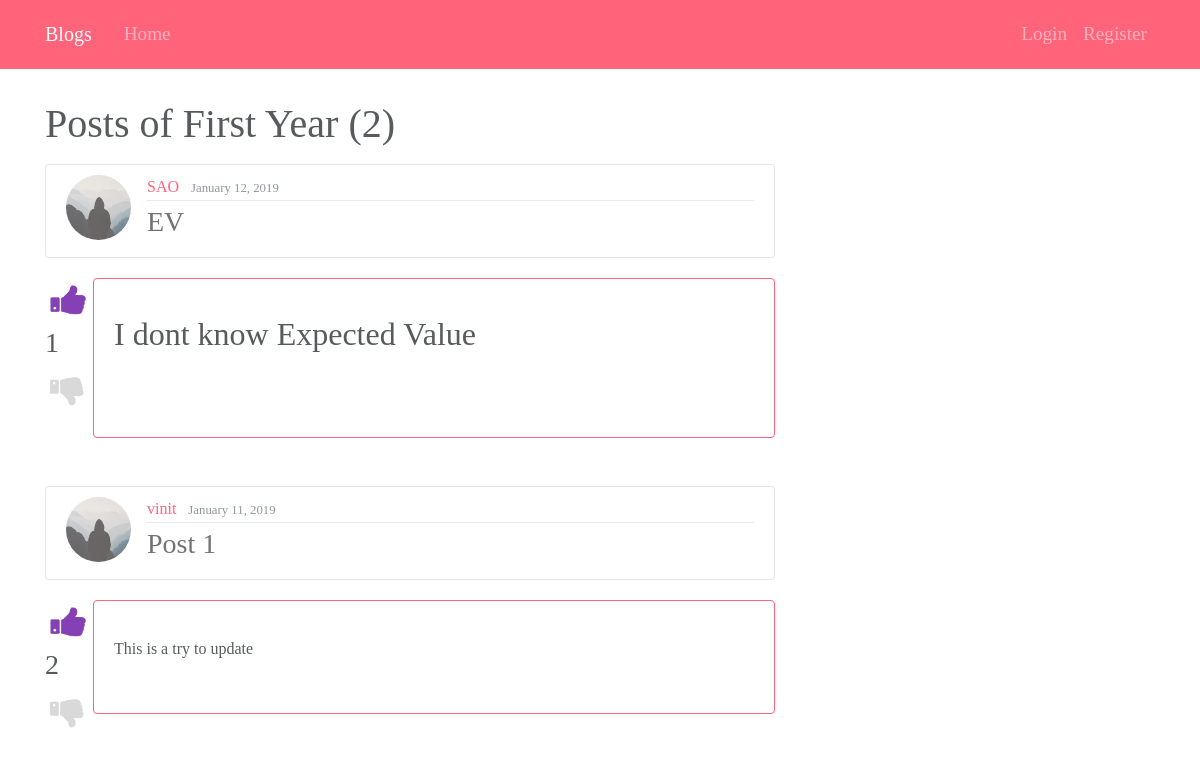
The page /blog/All/First on the database its author committed.
### blog/models.py (models this page shows, shortened)
class Post(models.Model):
    title = models.CharField(max_length=100)
    content = RichTextUploadingField(external_plugin_resources=[(
                                          'youtube',
                                          '/static/blog/ckeditor_plugins/youtube/youtube/',
                                          'plugin.js',
                                          )])
    date_posted = models.DateTimeField(default=timezone.now)
    author = models.ForeignKey(User, on_delete=models.CASCADE)
    BRANCH_CHOICES =(('Computer','Computer Engineering'),
                    ('Electrical','Electrical Engineering'),
                    ('Civil','Civil Engineering'),
                    ('I.T','I.T Engineering'),
                    ('Mechanical','Mechanical Engineering'),
                    ('All','All'),
                        )
    YEAR_CHOICES =(('First','First Year') ,
                    ('Second','Second Year'),
                    ('Third','Third Year'),
                    ('Fourth','Fourth Year'),
                        )
    year_of_admission = MultiSelectField(max_length=25,choices=YEAR_CHOICES,default='First')
    branch = MultiSelectField(
        max_length=25,
        choices=BRANCH_CHOICES,
        default='All',
    )
    votes = models.IntegerField(default=0)
    likes = models.ManyToManyField(User, related_name='likes')
    dislikes = models.ManyToManyField(User, related_name='dislikes')
    @property
    def total_likes(self):
        return (self.likes.count()-self.dislikes.count())

### users/models.py (models this page shows, shortened)
class Profile(models.Model):
    user = models.OneToOneField(User, on_delete=models.CASCADE)
    TYPE_CHOICES = (('Student', 'Student' ),
                    ('Faculty', 'Faculty' ),
                    ('Community', 'Community' ),
                    )
    type = models.CharField(
        max_length=9,
        choices=TYPE_CHOICES,
        default= 'Student'
    )
    image = models.ImageField(default='default.jpg', upload_to='profile_pics')

### blog/views.py (the view)
# urls.py: path('blog/<str:branch>/<str:year_of_admission>', YearPostListView.as_view(), name='year-posts'),
class YearPostListView(ListView):
    model = Post
    template_name = 'blog/year_posts.html'  # <app>/<model>_<viewtype>.html
    context_object_name = 'posts'
    paginate_by = 5
    def get_queryset(self):
        YEAR_CHOICES =['First','Second','Third','Fourth']
        valid_url = False
        for i in YEAR_CHOICES:
            if (i==self.kwargs.get('year_of_admission')):
                valid_url=True
        if (valid_url==False):
            raise Http404
        posts = Post.objects.none()
        posts_all = Post.objects.all()
        for post in posts_all:
            for i in range(len(post.year_of_admission)):
                if (post.year_of_admission[i] == self.kwargs.get('year_of_admission')):
                    current_post = Post.objects.filter(pk=post.pk) # to convert post object into queryset
                    posts|=current_post
        posts_branch = Post.objects.none()
        if (self.kwargs.get('branch')=="All"):
            posts_branch=posts
        else:
            for post in posts:
                for i in range(len(post.branch)):
                    if (post.branch[i] == self.kwargs.get('branch') or post.branch[i]=="All"):
                        current_post = Post.objects.filter(pk=post.pk) # to convert post object into queryset
                        posts_branch|=current_post
        return posts_branch.order_by('-date_posted')

### blog/templates/blog/year_posts.html (shortened to what this page needs)
{% extends "blog/base.html" %}
{% load static %}
{% block content %}
    <h1 class="mb-3">Posts of {{ view.kwargs.year_of_admission }} Year ({{ page_obj.paginator.count }})</h1>
		{% for post in posts %}
        <article class="media content-section">
          <img class="rounded-circle article-img" src="{{ post.author.profile.image.url }}">
          <div class="media-body">
            <div class="article-metadata">
              <a class="mr-2" href="{% url 'user_profile' post.author %}">{{ post.author }}</a>
              <small class="text-muted">{{ post.date_posted|date:"F d, Y" }}</small>
            </div>
            <h3><a class="article-title" href="{% url 'post-detail' post.id %}">{{ post.title }}</a></h3>
          </div>
        </article>
        <div class=" mb-4">
          <div class="float-left">
            {% if user.is_authenticated %}
         <input type="image" src="/static/blog/upvote.png" width="48" height="48" data-name="{{post.pk}}" data-other="Post" data-variable="{{forloop.counter}}" class="like" ></input>
           {% else %}
           <img src="/static/blog/upvote.png" width="48" height="48" />
           {% endif %}
           <h3 class="Total"> {{post.total_likes}} </h3>
           {% if user.is_authenticated %}
         <input type="image" src="/static/blog/downvote.png" width="48" height="48" data-name="{{post.pk}}" data-other="Post" data-variable="{{forloop.counter}}" class="dislike" ></input>
         {% else %}
         <img src="/static/blog/downvote.png" width="48" height="48" />
           {% endif %}
         </div>
        <div class="card border-primary h-100">
             <div class="card-body d-flex flex-column align-items-start">
                 <p class="card-text">{{ post.content | safe}}</p>
             </div>
         </div>
        </div>
        <br>
    {% endfor %}
{% endblock content %}

### rows shown on the page
Post: author.profile.image (placeholder picture), author "SAO", date_posted "January 12, 2019", title "EV", total_likes "1", content "I dont know Expected Value"
Post: author.profile.image (placeholder picture), author "vinit", date_posted "January 11, 2019", title "Post 1", total_likes "2", content "This is a try to update"

### other values the page prints
{{ view.kwargs.year_of_admission }} "First"
{{ page_obj.paginator.count }} "2"
